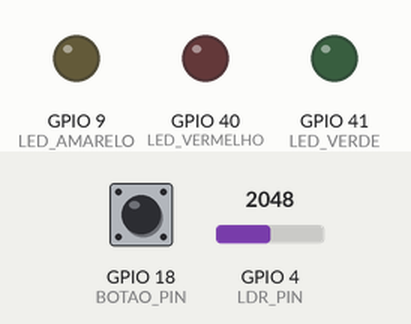
Recording of a sketch running on a simulated ESP32-S3. Shown: output pins drawn as LEDs (lit = HIGH). Inputs (shaded band) come from the test bench; at power-on: GPIO 4 (LDR_PIN) = 2048, GPIO 18 (BOTAO_PIN) HIGH. WiFi joins after 1.5 s; servers stay silent unless stated; what the sketch prints to the serial monitor is not drawn.

Above: at 2.7 s.
2.8 s: GPIO 4 (LDR_PIN) set to 664
At 5.6 s:
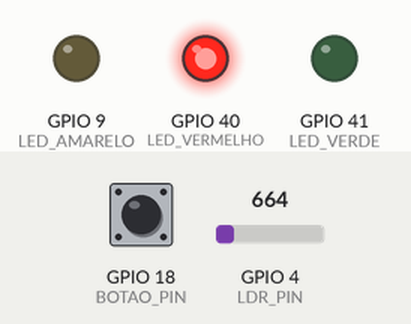
5.8 s: GPIO 4 (LDR_PIN) set to 551
At 6.5 s:
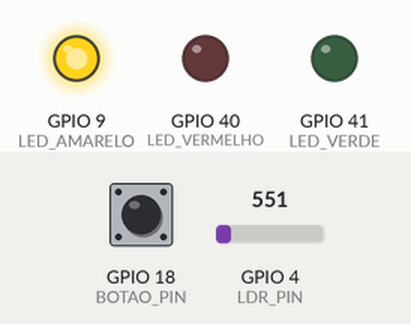
7.3 s: GPIO 4 (LDR_PIN) set to 640
At 10.9 s:
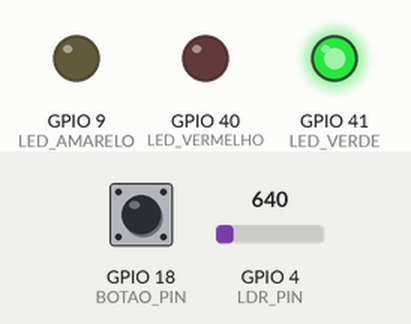
Timing chart, 0 to 16.3 s (numbered marks = the images above; inputs shaded):
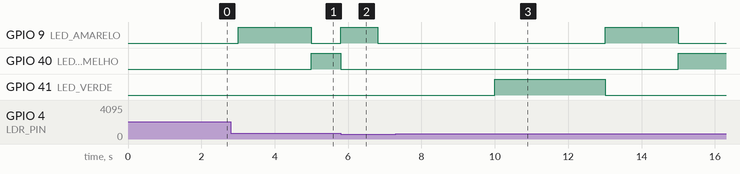

The sketch:

sketch.ino
```cpp
#include <WiFi.h>
#include <HTTPClient.h>

// Definição dos pinos dos LEDs
#define LED_VERDE 41
#define LED_AMARELO 9
#define LED_VERMELHO 40

// Definição dos pinos do botão e do LDR
#define BOTAO_PIN 18
#define LDR_PIN 4

// Limiar para o sensor LDR (define claro e escuro)
const int LDR_THRESHOLD = 600;

// Variáveis para debounce do botão
unsigned long ultimaAlteracaoBotao = 0;
const unsigned long debounceDelay = 50;
int estadoBotaoAtual = LOW;
int estadoBotaoAnterior = LOW;
int contadorPressionamentos = 0;

// Variáveis de tempo para o semáforo
unsigned long ultimoEstadoSemaforo = 0;
const int TEMPO_VERDE = 3000;
const int TEMPO_AMARELO = 2000;
const int TEMPO_VERMELHO = 5000;


// Configurações de Wi-Fi falta conectar o outro lado do botao
const char *SSID = "Wokwi-GUEST";
const char *PASSWORD = "";

// Estados do sistema
enum Modo { NOTURNO, DIURNO };
enum EstadoSemaforo { VERDE, AMARELO, VERMELHO };
Modo modoAtual = DIURNO;
EstadoSemaforo estadoAtualSemaforo = VERDE;

// Função para conectar ao Wi-Fi
void conectarWiFi() {
  Serial.println("Conectando ao Wi-Fi...");
  WiFi.begin(SSID, PASSWORD);

  unsigned long tempoInicio = millis();
  while (WiFi.status() != WL_CONNECTED && millis() - tempoInicio < 15000) { // Tenta conectar por 15 segundos
    delay(500);
    Serial.print(".");
  }

  if (WiFi.status() == WL_CONNECTED) {
    Serial.println("\nWi-Fi conectado!");
    Serial.print("Endereço IP: ");
    Serial.println(WiFi.localIP());
  } else {
    Serial.println("\nFalha ao conectar ao Wi-Fi.");
  }
}

void setup() {
  // Inicialização do monitor serial
  Serial.begin(115200);

  // Configuração dos LEDs como saídas
  pinMode(LED_VERDE, OUTPUT);
  pinMode(LED_AMARELO, OUTPUT);
  pinMode(LED_VERMELHO, OUTPUT);

  // Inicializa os LEDs (desligados)
  digitalWrite(LED_VERDE, LOW);
  digitalWrite(LED_AMARELO, LOW);
  digitalWrite(LED_VERMELHO, LOW);

  // Configuração do botão e do LDR
  pinMode(BOTAO_PIN, INPUT_PULLDOWN);

  // Conecta ao Wi-Fi
  conectarWiFi();
}

void loop() {
  // Leitura do valor do LDR
  int valorLDR = analogRead(LDR_PIN);

  // Verifica se está escuro ou claro
  if (valorLDR < LDR_THRESHOLD) {
    ativarModoNoturno();
  } else {
    ativarModoDiurno();
  }
}

// Função para ativar o modo noturno
void ativarModoNoturno() {
  if (modoAtual != NOTURNO) {
    modoAtual = NOTURNO;
    Serial.println("Modo noturno ativado");
    // Desliga todos os LEDs, exceto o amarelo
    digitalWrite(LED_VERDE, LOW);
    digitalWrite(LED_VERMELHO, LOW);
  }

  // Pisca o LED amarelo a cada 1 segundo
  static unsigned long ultimoPiscar = 0;
  if (millis() - ultimoPiscar >= 1000) {
    ultimoPiscar = millis();
    digitalWrite(LED_AMARELO, !digitalRead(LED_AMARELO));
  }
}

// Função para ativar o modo diurno
void ativarModoDiurno() {
  if (modoAtual != DIURNO) {
    modoAtual = DIURNO;
    Serial.println("Modo diurno ativado");
    digitalWrite(LED_AMARELO, LOW); // Desliga o LED amarelo
  }

  // Lógica do semáforo (alternância entre as cores)
  unsigned long tempoAtual = millis();
  switch (estadoAtualSemaforo) {
    case VERDE:
      if (tempoAtual - ultimoEstadoSemaforo >= TEMPO_VERDE) {
        mudarEstadoSemaforo(AMARELO);
      }
      break;
    case AMARELO:
      if (tempoAtual - ultimoEstadoSemaforo >= TEMPO_AMARELO) {
        mudarEstadoSemaforo(VERMELHO);
      }
      break;
    case VERMELHO:
      if (tempoAtual - ultimoEstadoSemaforo >= TEMPO_VERMELHO) {
        mudarEstadoSemaforo(VERDE);
      }
      verificarBotao();
      break;
  }
}

// Função para mudar o estado do semáforo
void mudarEstadoSemaforo(EstadoSemaforo novoEstado) {
  ultimoEstadoSemaforo = millis();
  estadoAtualSemaforo = novoEstado;

  // Atualiza os LEDs
  digitalWrite(LED_VERDE, novoEstado == VERDE);
  digitalWrite(LED_AMARELO, novoEstado == AMARELO);
  digitalWrite(LED_VERMELHO, novoEstado == VERMELHO);
}

// Função para verificar o botão com debounce
void verificarBotao() {
  int leitura = digitalRead(BOTAO_PIN);

  // Implementa debounce
  if (leitura != estadoBotaoAnterior) {
    ultimaAlteracaoBotao = millis();
  }
  if ((millis() - ultimaAlteracaoBotao) > debounceDelay) {
    if (leitura != estadoBotaoAtual) {
      estadoBotaoAtual = leitura;
      if (estadoBotaoAtual == HIGH) {
        contadorPressionamentos++;
        Serial.println("Botão pressionado!");

        if (contadorPressionamentos == 3) {
          enviarRequisicaoHTTP();
          contadorPressionamentos = 0; // Reseta o contador
        }
      }
    }
  }
  estadoBotaoAnterior = leitura;
}

// Função para enviar uma requisição HTTP
void enviarRequisicaoHTTP() {
  if (WiFi.status() == WL_CONNECTED) {
    HTTPClient http;
    http.begin("http://www.google.com.br/");
    int codigoRespostaHTTP = http.GET();
    if (codigoRespostaHTTP > 0) {
      Serial.print("Resposta HTTP: ");
      Serial.println(codigoRespostaHTTP);
    } else {
      Serial.print("Erro na requisição HTTP: ");
      Serial.println(codigoRespostaHTTP);
    }
    http.end();
  } else {
    Serial.println("Wi-Fi não conectado. Não é possível enviar requisição HTTP.");
  }
}
```

Measured:
- the behaviour switches between 600 and 599 on GPIO 4 (LDR_PIN) (found by bisection; images 1 and 2)
- after the input at 5.8 s, GPIO 9 (LED_AMARELO): LOW → HIGH at once, → LOW 1.0 s later; GPIO 40 (LED_VERMELHO): HIGH → LOW at once
- after the input at 7.3 s, GPIO 40 (LED_VERMELHO): LOW → HIGH after 7.7 s; GPIO 41 (LED_VERDE): LOW → HIGH after 2.7 s, → LOW 3.0 s later
